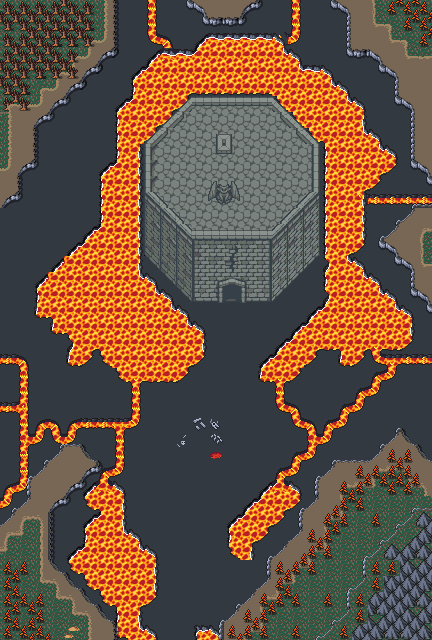

A level layout from a 2D game, rendered from its tile map. Below: a short description, then the map file with tile-grid data replaced by summaries:
An orthogonal 27x40 tile map with 16x16 px tiles, 6 tile layers (CollisionBis, Collision, Background, Ground, ...), 6 tilesets and 22 objects.

<map version="1.10" tiledversion="1.10.1" orientation="orthogonal" renderorder="right-down" width="27" height="40" tilewidth="16" tileheight="16" infinite="0" nextlayerid="19" nextobjectid="195">
 <editorsettings>
  <export format="tmx" />
 </editorsettings>
 <properties>
  <property name="canFailDungeon" type="bool" value="true" />
  <property name="respawnEnemies" type="bool" value="false" />
 </properties>
 <tileset firstgid="1" source="../../../../common/maps/tileset/main.tsx" />
 <tileset firstgid="10113" source="../../../../common/maps/tileset/buildings.tsx" />
 <tileset firstgid="11905" source="../../../../common/maps/tileset/main-nocollide.tsx" />
 <tileset firstgid="22017" source="../../../../common/maps/tileset/dungeon/dungeon_bis.tsx" />
 <tileset firstgid="38401" source="../../../../common/maps/tileset/dungeon/animatedtiles.tsx" />
 <tileset firstgid="54785" source="../../../../common/maps/tileset/buildings-nocollide.tsx" />
 <layer id="18" name="CollisionBis" width="27" height="40">
  <data>[1080 cells, 201 non-empty, 24 distinct tile ids]</data>
 </layer>
 <layer id="16" name="Collision" width="27" height="40">
  <data>[1080 cells, 752 non-empty, 14 distinct tile ids]</data>
 </layer>
 <layer id="15" name="Background" width="27" height="40">
  <data>[1080 cells, 506 non-empty, 47 distinct tile ids]</data>
 </layer>
 <layer id="14" name="Ground" width="27" height="40">
  <data>[1080 cells, 457 non-empty, 121 distinct tile ids]</data>
 </layer>
 <layer id="13" name="Foreground" width="27" height="40">
  <data>[1080 cells, 116 non-empty, 31 distinct tile ids]</data>
 </layer>
 <layer id="17" name="AboveClutter" width="27" height="40">
  <properties>
   <property name="spriteLayer" type="bool" value="true" />
  </properties>
  <data>[1080 cells, 145 non-empty, 59 distinct tile ids]</data>
 </layer>
 <objectgroup id="12" name="Objects" opacity="0.9" offsetx="3.15789" offsety="7.89474">
  <object id="166" template="../../../../common/maps/obj/manashards.tx" x="220.318" y="220.045" />
  <object id="167" template="../../../../common/maps/obj/booster.tx" x="347.898" y="529.832">
   <properties>
    <property name="reward">[
  {
    "editions": [ "ODY", "TOR", "JUD" ],
    "type": "card",
    "count": 10,
    "rarity": [ "Common" ]
  },
  {
    "editions": [ "ODY", "TOR", "JUD" ],
    "type": "card",
    "count": 3,
    "rarity": [ "Uncommon" ]
  },
  {
    "editions": [ "ODY", "TOR", "JUD" ],
    "type": "card",
    "count": 3,
    "rarity": [ "Rare" ]
  }
]
</property>
   </properties>
  </object>
  <object id="170" template="../../../../common/maps/obj/door_down.tx" x="146.537" y="632.155" width="45.8303" height="21.1308" rotation="0.284412">
   <properties>
    <property name="direction" value="up" />
    <property name="teleport" value="../Shandalar Old Border/maps/map/tibalt/tibalt.tmx" />
    <property name="teleportObjectId" value="204" />
   </properties>
  </object>
  <object id="174" template="../../../../common/maps/obj/door_down.tx" x="270.927" y="631.04" width="45.8303" height="16.1284" rotation="0.284412">
   <properties>
    <property name="direction" value="up" />
    <property name="teleport" value="../Shandalar Old Border/maps/map/tibalt/tibalt.tmx" />
    <property name="teleportObjectId" value="203" />
   </properties>
  </object>
  <object id="175" template="../../../../common/maps/obj/treasure.tx" x="247.342" y="222.438">
   <properties>
    <property name="reward">[
  {
    "type": "card",
    "sourceDeck": "decks/rewards/tier-S.dck",
    "probability": 0.02,
    "count": 2,
    "addMaxCount": 2
  },
  {
    "type": "card",
    "sourceDeck": "decks/rewards/tier-A.dck",
    "probability": 0.1,
    "count": 2,
    "addMaxCount": 2
  },
  {
    "type": "card",
    "sourceDeck": "decks/rewards/tier-B.dck",
    "probability": 0.38,
    "count": 2,
    "addMaxCount": 2
  },
  {
    "type": "card",
    "sourceDeck": "decks/rewards/tier-C.dck",
    "probability": 0.72,
    "count": 2,
    "addMaxCount": 2
  },
  {
    "type": "card",
    "sourceDeck": "decks/rewards/tier-D.dck",
    "probability": 0.54,
    "count": 2,
    "addMaxCount": 2
  },
  {
    "type": "card",
    "sourceDeck": "decks/rewards/tier-E.dck",
    "probability": 0.24,
    "count": 2,
    "addMaxCount": 2
  }
]</property>
    <property name="spawn.Hard" type="bool" value="false" />
   </properties>
  </object>
  <object id="176" template="../../../../common/maps/obj/door_down.tx" x="203.912" y="149.787" width="29.8454" height="19.2078" rotation="0.284412">
   <properties>
    <property name="direction" value="up" />
    <property name="teleport" value="../Shandalar Old Border/maps/map/tibalt/tibalt_f4.tmx" />
    <property name="teleportObjectId" value="174" />
   </properties>
  </object>
  <object id="177" template="../../../../common/maps/obj/gold.tx" x="362.842" y="499.605" />
  <object id="178" template="../../../../common/maps/obj/gold.tx" x="379.342" y="510.605" />
  <object id="179" template="../../../../common/maps/obj/gold.tx" x="336.342" y="547.105" />
  <object id="180" template="../../../../common/maps/obj/gold.tx" x="353.342" y="541.105" />
  <object id="182" template="../../../../common/maps/obj/door_down.tx" x="211.919" y="296.502" width="29.8454" height="19.2078" rotation="0.284412">
   <properties>
    <property name="direction" value="down" />
    <property name="teleport" value="../Shandalar Old Border/maps/map/tibalt/tibalt_f1.tmx" />
    <property name="teleportObjectId" value="114" />
   </properties>
  </object>
  <object id="183" template="../../../../common/maps/obj/manashards.tx" x="142.842" y="398.772" />
  <object id="184" template="../../../../common/maps/obj/manashards.tx" x="284.175" y="440.772" />
  <object id="185" template="../../../../common/maps/obj/treasure.tx" x="195.509" y="222.772">
   <properties>
    <property name="reward">[
  {
    "type": "card",
    "sourceDeck": "decks/rewards/tier-S.dck",
    "probability": 0.02,
    "count": 2,
    "addMaxCount": 2
  },
  {
    "type": "card",
    "sourceDeck": "decks/rewards/tier-A.dck",
    "probability": 0.1,
    "count": 2,
    "addMaxCount": 2
  },
  {
    "type": "card",
    "sourceDeck": "decks/rewards/tier-B.dck",
    "probability": 0.38,
    "count": 2,
    "addMaxCount": 2
  },
  {
    "type": "card",
    "sourceDeck": "decks/rewards/tier-C.dck",
    "probability": 0.72,
    "count": 2,
    "addMaxCount": 2
  },
  {
    "type": "card",
    "sourceDeck": "decks/rewards/tier-D.dck",
    "probability": 0.54,
    "count": 2,
    "addMaxCount": 2
  },
  {
    "type": "card",
    "sourceDeck": "decks/rewards/tier-E.dck",
    "probability": 0.24,
    "count": 2,
    "addMaxCount": 2
  }
]</property>
    <property name="spawn.Hard" type="bool" value="false" />
   </properties>
  </object>
  <object id="186" template="../../../../common/maps/obj/treasure.tx" x="298.175" y="280.105">
   <properties>
    <property name="reward">[
  {
    "type": "card",
    "sourceDeck": "decks/rewards/tier-S.dck",
    "probability": 0.02,
    "count": 2,
    "addMaxCount": 2
  },
  {
    "type": "card",
    "sourceDeck": "decks/rewards/tier-A.dck",
    "probability": 0.1,
    "count": 2,
    "addMaxCount": 2
  },
  {
    "type": "card",
    "sourceDeck": "decks/rewards/tier-B.dck",
    "probability": 0.38,
    "count": 2,
    "addMaxCount": 2
  },
  {
    "type": "card",
    "sourceDeck": "decks/rewards/tier-C.dck",
    "probability": 0.72,
    "count": 2,
    "addMaxCount": 2
  },
  {
    "type": "card",
    "sourceDeck": "decks/rewards/tier-D.dck",
    "probability": 0.54,
    "count": 2,
    "addMaxCount": 2
  },
  {
    "type": "card",
    "sourceDeck": "decks/rewards/tier-E.dck",
    "probability": 0.24,
    "count": 2,
    "addMaxCount": 2
  }
]</property>
    <property name="spawn.Hard" type="bool" value="false" />
   </properties>
  </object>
  </objectgroup>
</map>
<!-- 7 of 22 objects omitted -->
